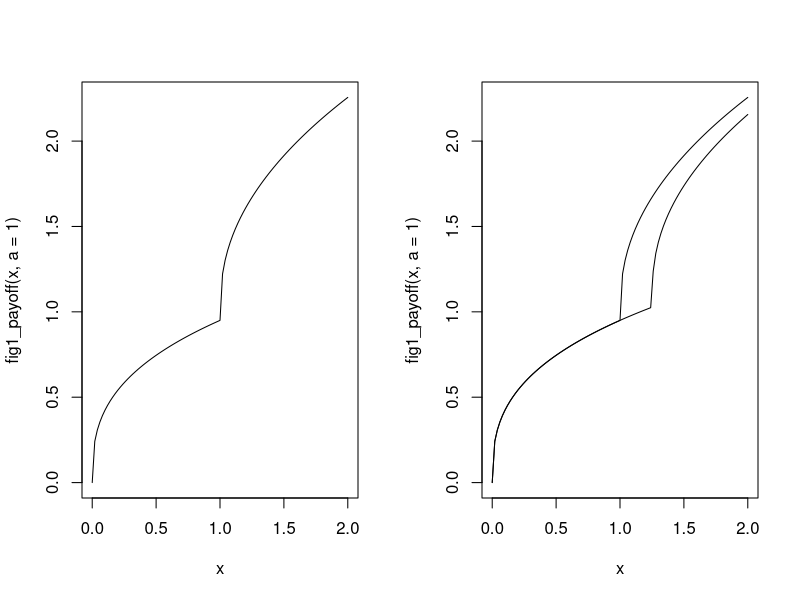
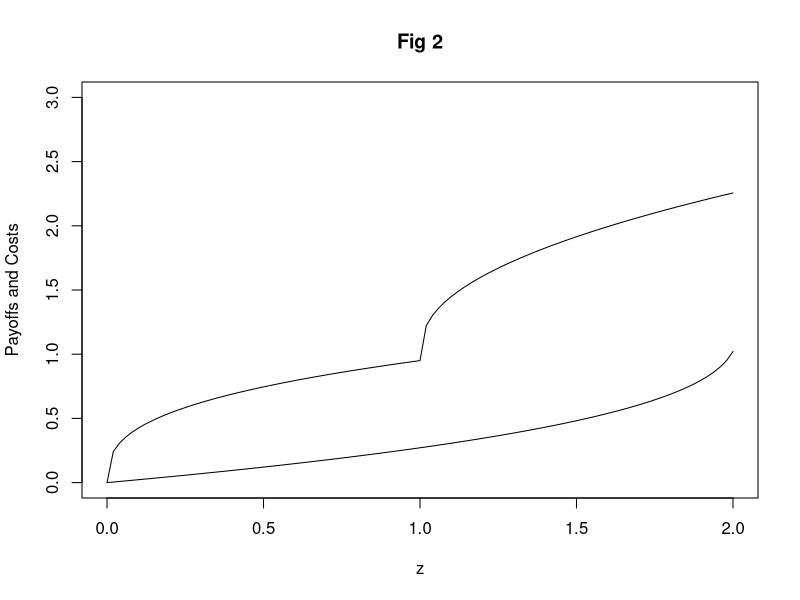
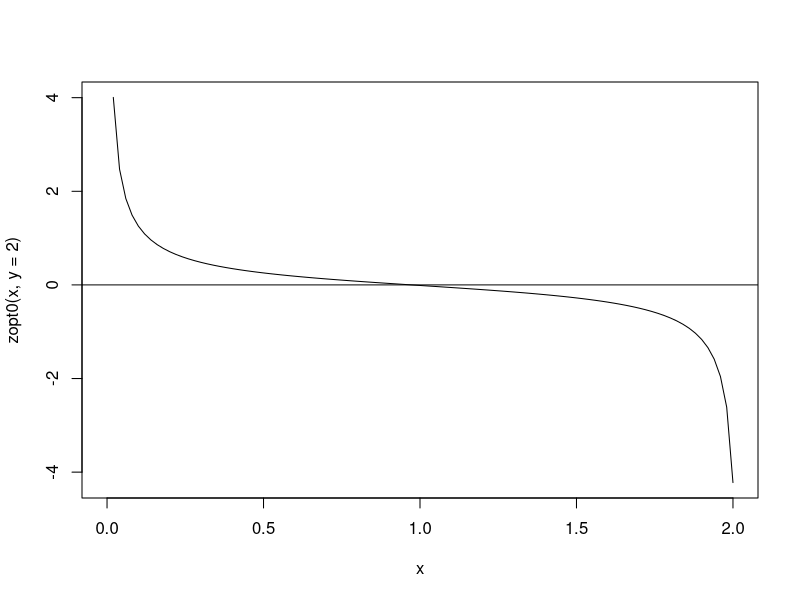
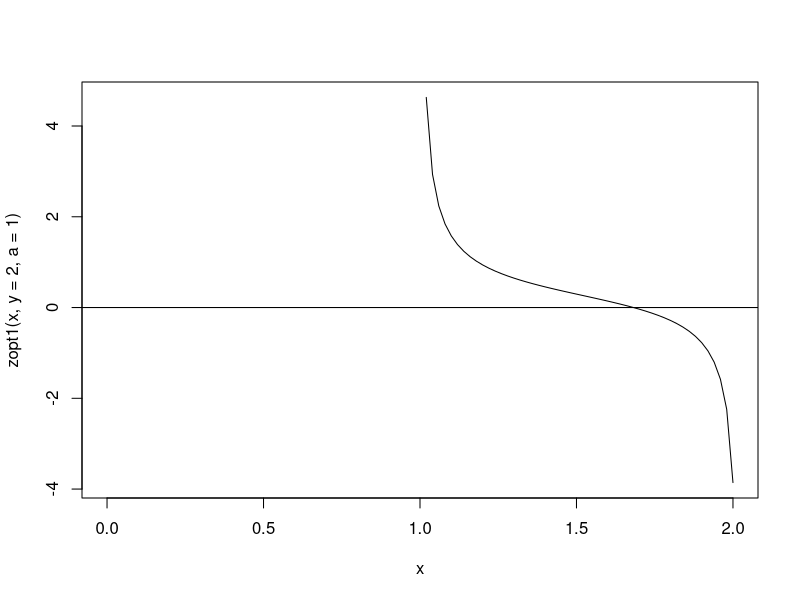
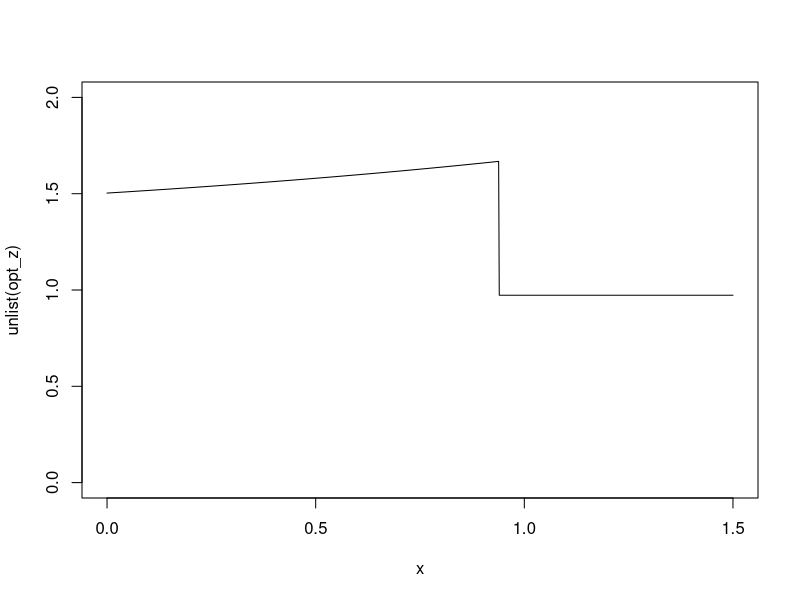

The R script that drew these images, in order:

# Figure 1: Aspirations and Payoffs ---------------------------------------

# Parameters
sig <- 0.65
del <- 0.95
pi <- 1.1

# Payoff functions
util <- function(c) {c ^ (1 - sig)}
w0 <- function(z) {del * z ^ (1 - sig)}
w1 <- function(e) {del * pi * e ^ (1 - sig)}
fig1_payoff <- function(z, a) {
  w0(z) + w1(max(c(z - a, 0)))
}
fig1_payoff <- Vectorize(fig1_payoff, vectorize.args = "z")

layout(matrix(1:2, nrow=1))
curve(fig1_payoff(x, a = 1), from = 0, to = 2)
curve(fig1_payoff(x, a = 1), from = 0, to = 2)
curve(fig1_payoff(x, a = 1.25), from = 0, to = 2, add = T)


# Figure 2: Costs and Benefits --------------------------------------------

rho <- 1.01
prod <- function(z) rho * z
finv <- function(z) z / rho # called 'k' in the paper
fig2_cost <- function(y, z){
  util(y) - util(y - finv(z))
}
fig2_cost <- Vectorize(fig2_cost, vectorize.args = "z")

layout(matrix(1:1))
curve(fig2_cost(y = 2, x), from = 0, to = 2, ylim = c(0, 3), xlab = "z",
      ylab = "Payoffs and Costs", main = "Fig 2")
curve(fig1_payoff(x, a = 1), from = 0, to = 2, add = T)


# Fig 3: Wealth and Aspirations -------------------------------------------

# First-order conditions
util_p <- function(c) {(1 - sig) * c ^ -sig}
w0_p <- function(z) {del * (1 - sig) * z ^ -sig}
w1_p <- function(e) {del * pi * (1 - sig) * e ^ -sig}

zopt0 <- function(z, y) { # z < a
  w0_p(z) - (util_p(y - finv(z)) / rho)
}
zopt0 <- Vectorize(zopt0, vectorize.args = "z")

zopt1 <- function(z, y, a) { # z > a
  w0_p(z) + w1_p(z - a) - (util_p(y - finv(z)) / rho)
}
zopt1 <- Vectorize(zopt1, vectorize.args = "z")

# Checking for roots
curve(zopt0(x, y = 2), 0, 2)
abline(h = 0)
curve(zopt1(x, y = 2, a = 1), 0, 2)
abline(h = 0) # both have a unique soln. 

find_z <- function(z, y, a){
  # Find the roots
  z0 = uniroot(zopt0, interval = c(0, 2), y = y, extendInt = "yes")$root
  z1 = uniroot(zopt1, interval = c(1.5, 1.6), y = y, a = a, extendInt = "yes")$root
  
  # Which is better?
  u0 = util(y - finv(z0)) + w0(z0)
  u1 = util(y - finv(z1)) + w0(z0) + w1(max(c(z0 - a, 0)))
  
  if (u0 > u1) {
    return(z0)
  } else {
    return(z1)
  }
}

x <- seq(0, 1.5, length.out = 1000)
opt_z <- lapply(x, function(x) find_z(y = 2, a = x))
plot(x, unlist(opt_z), ylim = c(0, 2), type = "l")


# Figure 4: Growth and Aspirations ----------------------------------------
